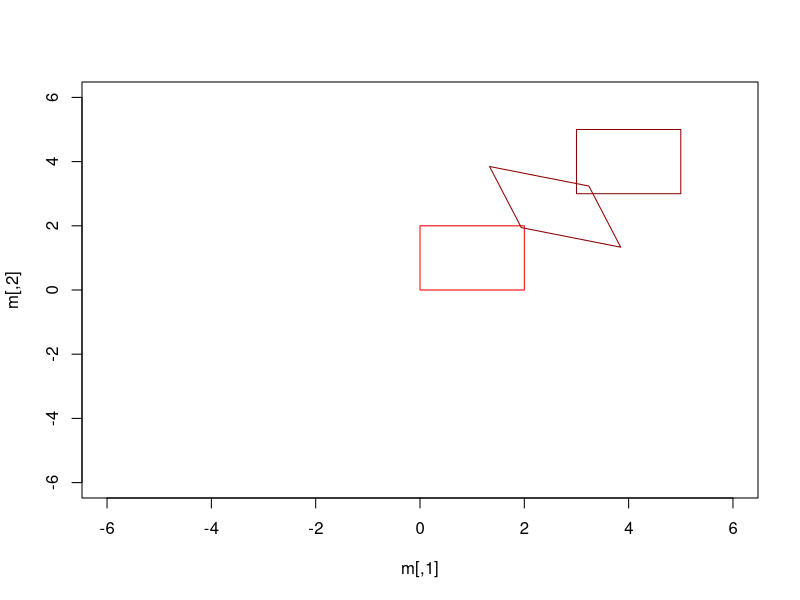

This figure's R source:
p0 = c(0, 0)
p1 = c(1, 0)
p2 = c(2, 0)
p3 = c(2, 1)
p4 = c(2, 2)
p5 = c(1, 2)
p6 = c(0, 2) 
p7 = c(0, 1)
p8 = c(0, 0)

m = rbind(p0, p1)
m = rbind(m, p2)
m = rbind(m, p3)
m = rbind(m, p4)
m = rbind(m, p5)
m = rbind(m, p6)
m = rbind(m, p7)
m = rbind(m, p8)

degree = 120L
rotateIndex = c(sin(60) ,cos(60),1)

x = 60
c1 =c(-cos(x), sin(x))
c2 =c(sin(x), -cos(x))

rotateIndex = cbind(c1, c2)
rotateIndex

m2 = m+3

m2

m2 = m2 %*% rotateIndex

plot(m, col='red', type='l',  xlim=c(-6,6), ylim =c(-6,6))
points(m+3, cex = 0.5, col = "dark red", type = 'l')   
points(m2, cex = 0.5, col = "dark red", type='l')   

